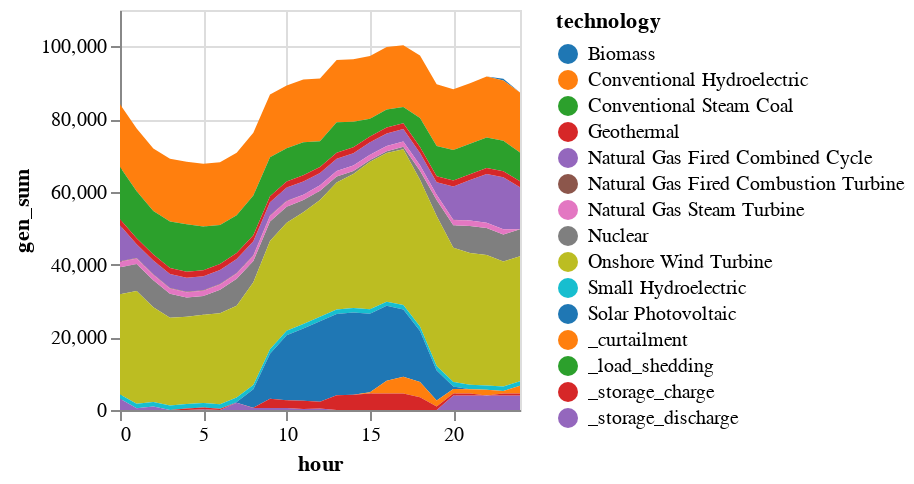

Source (notebook cell):
### Code cell
# Visual comparison of generation dispatch - No RUC
plot_actual_generation(
    no_ruc_actual,
    initial_time,
    gen_df,
    zone_dict,
    "Strategy 1: No RUC - Actual Generation on Lower Renewables Production ACtuals"
);

### Figure 1 — Vega specification as saved in the notebook (floating-point values rounded to 4 significant figures; data arrays with more than 128 entries replaced by an {"elided": "..."} marker saying what was removed)
{"$schema": "https://vega.github.io/schema/vega/v5.json", "axes": [{"aria": false, "domain": false, "grid": true, "gridScale": "y", "labels": false, "maxExtent": 0, "minExtent": 0, "orient": "bottom", "scale": "x", "tickCount": {"signal": "ceil(width/40)"}, "ticks": false, "zindex": 0}, {"aria": false, "domain": false, "grid": true, "gridScale": "x", "labels": false, "maxExtent": 0, "minExtent": 0, "orient": "left", "scale": "y", "tickCount": {"signal": "ceil(height/40)"}, "ticks": false, "zindex": 0}, {"grid": false, "labelFlush": true, "labelOverlap": true, "orient": "bottom", "scale": "x", "tickCount": {"signal": "ceil(width/40)"}, "title": "hour", "zindex": 0}, {"grid": false, "labelOverlap": true, "orient": "left", "scale": "y", "tickCount": {"signal": "ceil(height/40)"}, "title": "gen_sum", "zindex": 0}], "background": "white", "data": [{"name": "source_0", "values": {"elided": "375 records"}}, {"name": "data_0", "source": "source_0", "transform": [{"as": "hour", "expr": "toNumber(datum[\"hour\"])", "type": "formula"}, {"field": "gen_sum", "groupby": ["technology"], "key": "hour", "method": "value", "type": "impute", "value": 0}, {"as": ["gen_sum_start", "gen_sum_end"], "field": "gen_sum", "groupby": ["hour"], "offset": "zero", "sort": {"field": ["technology"], "order": ["descending"]}, "type": "stack"}]}], "height": 200, "legends": [{"fill": "color", "symbolType": "circle", "title": "technology"}], "marks": [{"encode": {"update": {"height": {"field": {"group": "height"}}, "width": {"field": {"group": "width"}}}}, "from": {"facet": {"data": "data_0", "groupby": ["technology"], "name": "faceted_path_main"}}, "marks": [{"encode": {"update": {"defined": {"signal": "isValid(datum[\"hour\"]) && isFinite(+datum[\"hour\"]) && isValid(datum[\"gen_sum\"]) && isFinite(+datum[\"gen_sum\"])"}, "description": {"signal": "\"hour: \" + (format(datum[\"hour\"], \"\")) + \"; gen_sum: \" + (format(datum[\"gen_sum\"], \"\")) + \"; technology: \" + (isValid(datum[\"technology\"]) ? datum[\"technology\"] : \"\"+datum[\"technology\"])"}, "fill": {"field": "technology", "scale": "color"}, "orient": {"value": "vertical"}, "x": {"field": "hour", "scale": "x"}, "y": {"field": "gen_sum_end", "scale": "y"}, "y2": {"field": "gen_sum_start", "scale": "y"}}}, "from": {"data": "faceted_path_main"}, "name": "marks", "sort": {"field": "datum[\"hour\"]"}, "style": ["area"], "type": "area"}], "name": "pathgroup", "type": "group"}], "padding": 5, "scales": [{"domain": {"data": "data_0", "field": "hour"}, "name": "x", "nice": true, "range": [0, {"signal": "width"}], "type": "linear", "zero": false}, {"domain": {"data": "data_0", "fields": ["gen_sum_start", "gen_sum_end"]}, "name": "y", "nice": true, "range": [{"signal": "height"}, 0], "type": "linear", "zero": true}, {"domain": {"data": "data_0", "field": "technology", "sort": true}, "name": "color", "range": {"scheme": "category10"}, "type": "ordinal"}], "style": "cell", "width": 200}
